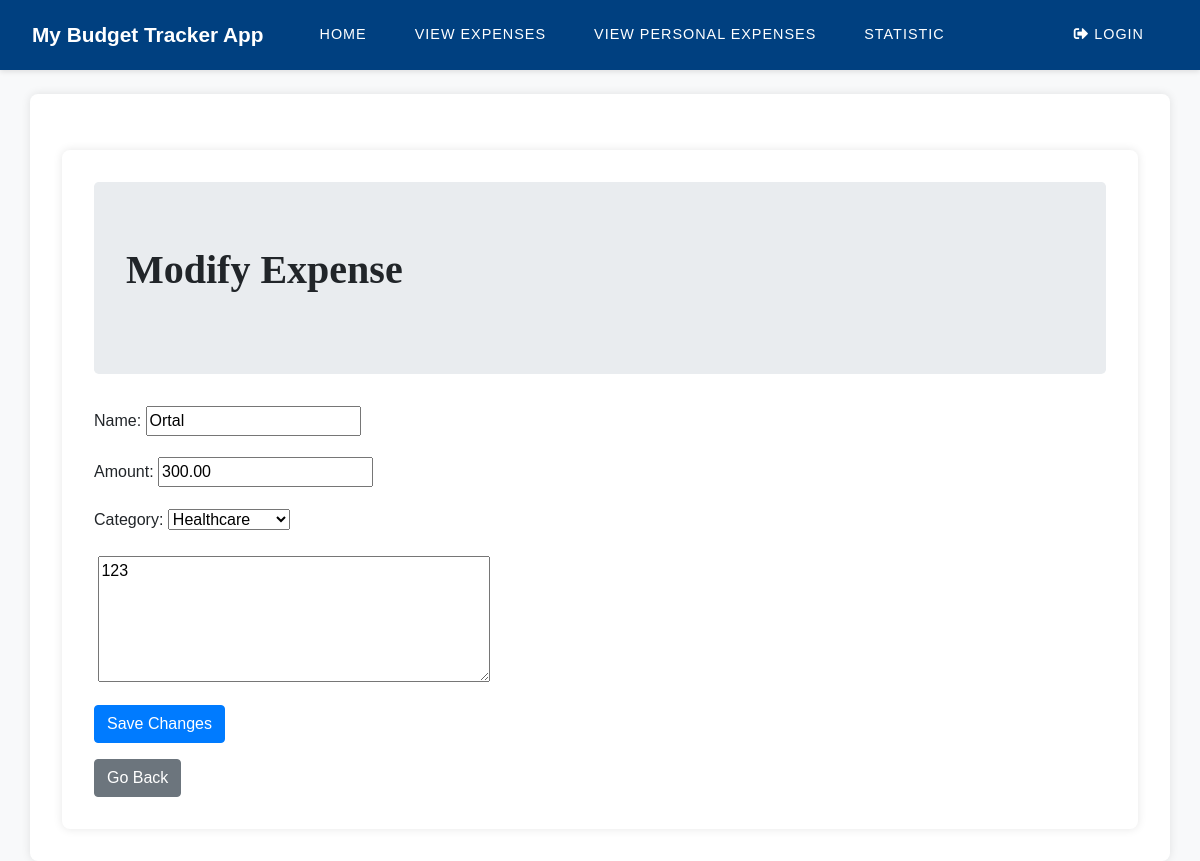
Page /modify_expense/3/ on the committed database.
### expenses/models.py (models this page shows, shortened)
class Expense(models.Model):
    user = models.ForeignKey(Users, on_delete=models.CASCADE)
    amount = models.DecimalField(max_digits=10, decimal_places=2)
    date = models.DateField()
    category = models.CharField(max_length=200, null=True)
    notes = models.TextField()
    name = models.CharField(max_length=200)

### expenses/views.py (the view)
# urls.py: path('modify_expense/<int:expense_id>/', views.modify_expense, name='modify_expense'),
def modify_expense(request, expense_id):
    expense = get_object_or_404(Expense, id=expense_id)
    if request.method == 'POST':
        form = NewExpenseForm(request.POST)
        if form.is_valid():
            expense.name = form.cleaned_data['name']
            expense.amount = form.cleaned_data['amount']
            expense.category = form.cleaned_data['category']
            expense.notes = form.cleaned_data['notes']
            user_profile = UserProfile.objects.get(user=request.user)
            remaining_budget = user_profile.budget - expense.amount
            if remaining_budget < 0 and user_profile.budget != 0:
                print("<0")
                messages.warning(request, 'Failed to add the expense. This expense exceeds the budget.')
            elif user_profile.budget == 0:
                print("0")
                messages.success(request, 'Expense has been successfully added..')
                expense.save()
                return redirect('expense_list')
            else:
                print(">0")
                messages.success(request, 'Expense has been successfully added..')
                expense.save()
                user_profile.budget = remaining_budget
                user_profile.save()
            return redirect('expense_list')
    else:
        form = NewExpenseForm(initial={
            'name': expense.name,
            'amount': expense.amount,
            'category': expense.category,
            'notes': expense.notes,
            'date': expense.date,
        })
    return render(request, 'modify_expense.html', {'form': form, 'expense': expense})

### expenses/forms.py (shortened to what this page needs)
class NewExpenseForm(forms.Form):
    CATEGORIES = [
        'Groceries',
        'Utilities',
        'Healthcare',
        'Entertainment',
        'Other',
    ]
    EMPTY_CHOICE = ('', '---------')
    name = forms.CharField(
        max_length=200,
        required=True,
        widget=forms.TextInput(attrs={'placeholder': 'Your name'})
    )
    amount = forms.DecimalField(
        max_digits=10,
        decimal_places=2,
        required=True
    )
    category = forms.ChoiceField(
        choices=[EMPTY_CHOICE] + [(category, category) for category in CATEGORIES],
        required=True
    )
    notes = forms.CharField(
        required=False,
        label='',
        widget=forms.Textarea(attrs={'placeholder': 'Optional: Add any additional notes.', 'rows': 5})
    )
    class Meta:
        model = Expense
        fields = ['name', 'amount', 'category', 'notes']

### expenses/templates/modify_expense.html (shortened to what this page needs)
{% extends "base.html" %}
{% block content %}
  <div class="container mt-4">
    <div class="jumbotron">
      <h1 class="display-4 mb-3" style="font-family: 'Your Chosen Font'; font-size: 2.5rem; font-weight: bold;">Modify Expense</h1>
    </div>
    <form method="POST">
      <div class="form-group">
        <label for="{{ form.name.id_for_label }}">Name:</label>
        {{ form.name }}
      </div>
      <div class="form-group">
        <label for="{{ form.amount.id_for_label }}">Amount:</label>
        {{ form.amount }}
      </div>
      <div class="form-group">
        <label for="{{ form.category.id_for_label }}">Category:</label>
        {{ form.category }}
      </div>
      <div class="form-group">
        {{ form.notes }}
      </div>
      <button type="submit" class="btn btn-primary" name="save">Save Changes</button>
    </form>
    <a href="{% url 'expense_list' %}" class="btn btn-secondary mt-3">Go Back</a>
  </div>
{% endblock %}

### expenses/templates/base.html (style rules this page uses)
body { font-family: 'Arial', sans-serif; background-color: #f8f9fa; margin: 0; padding: 0; }
.container { background-color: #ffffff; padding: 2rem; border-radius: 0.5rem; box-shadow: 0 0 10px rgba(0, 0, 0, 0.1); margin-top: 2rem; }

### rows in the picture
Expense: name "Ortal", amount "300.00", category "Healthcare", notes "123"
